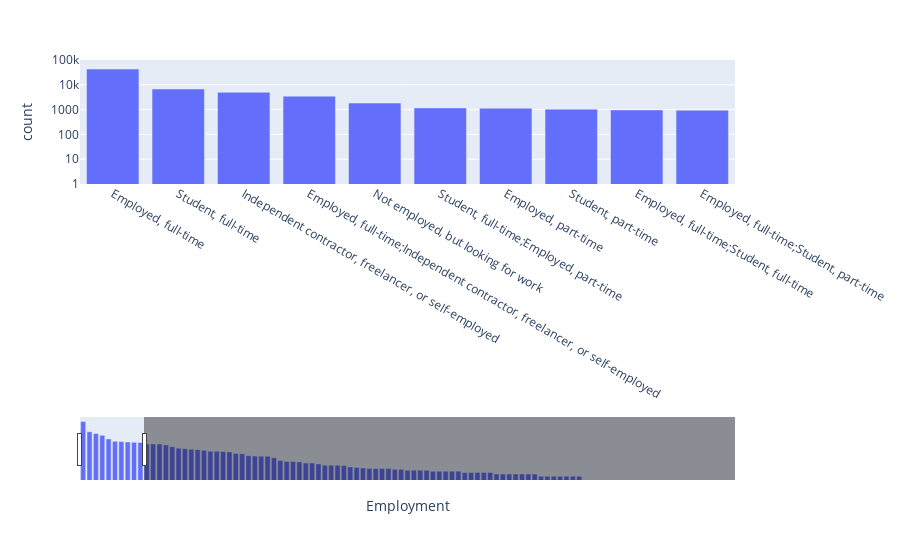

The notebook cell saved with this chart:
### Code cell
figure = px.bar(survey_2022.Employment.value_counts().reset_index(), x="Employment", y="count", log_y=True)

layout_props = dict(
    xaxis=dict(
        range=[-0.5, 9.5],
        rangeslider=dict(visible=True),
        type="category",
    ),
    yaxis=dict(range=[0, 5])
)
figure.update_layout(**layout_props)

### Figure 1 — Plotly figure (JSON) as saved in the notebook; plotly's stock layout.template omitted (floating-point values rounded to 4 significant figures)
{"data": [{"alignmentgroup": "True", "hovertemplate": "Employment=%{x}<br>count=%{y}<extra></extra>", "legendgroup": "", "marker": {"color": "#636efa", "pattern": {"shape": ""}}, "name": "", "offsetgroup": "", "orientation": "v", "showlegend": false, "textposition": "auto", "type": "bar", "x": ["Employed, full-time", "Student, full-time", "Independent contractor, freelancer, or self-employed", "Employed, full-time;Independent contractor, freelancer, or self-employed", "Not employed, but looking for work", "Student, full-time;Employed, part-time", "Employed, part-time", "Student, part-time", "Employed, full-time;Student, full-time", "Employed, full-time;Student, part-time", "Student, full-time;Not employed, but looking for work", "Student, part-time;Employed, part-time", "Not employed, and not looking for work", "I prefer not to say", "Student, full-time;Independent contractor, freelancer, or self-employed", "Independent contractor, freelancer, or self-employed;Employed, part-time", "Retired", "Student, full-time;Not employed, and not looking for work", "Not employed, but looking for work;Independent contractor, freelancer, or self-employed", "Employed, full-time;Employed, part-time", "Student, part-time;Not employed, but looking for work", "Student, part-time;Independent contractor, freelancer, or self-employed", "Employed, full-time;Independent contractor, freelancer, or self-employed;Employed, part-time", "Employed, full-time;Student, part-time;Independent contractor, freelancer, or self-employed", "Student, full-time;Independent contractor, freelancer, or self-employed;Employed, part-time", "Student, full-time;Not employed, but looking for work;Independent contractor, freelancer, or self-employed", "Employed, full-time;Student, full-time;Independent contractor, freelancer, or self-employed", "Student, full-time;Student, part-time", "Student, part-time;Not employed, and not looking for work", "Student, part-time;Independent contractor, freelancer, or self-employed;Employed, part-time", "Student, part-time;Not employed, but looking for work;Independent contractor, freelancer, or self-employed", "Independent contractor, freelancer, or self-employed;Not employed, and not looking for work", "Employed, full-time;Student, full-time;Employed, part-time", "Not employed, but looking for work;Not employed, and not looking for work", "Student, full-time;Independent contractor, freelancer, or self-employed;Not employed, and not looking for work", "Employed, full-time;Student, part-time;Employed, part-time", "Independent contractor, freelancer, or self-employed;Retired", "Student, full-time;Student, part-time;Not employed, but looking for work", "Employed, full-time;Not employed, but looking for work", "Not employed, and not looking for work;Retired", "Not employed, but looking for work;Independent contractor, freelancer, or self-employed;Employed, part-time", "Employed, full-time;Student, full-time;Student, part-time;Not employed, but looking for work;Independent contractor, freelancer, or self-employed;Employed, part-time;Not employed, and not looking for work;Retired", "Employed, part-time;Retired", "Not employed, but looking for work;Employed, part-time", "Employed, full-time;Not employed, but looking for work;Independent contractor, freelancer, or self-employed", "Employed, full-time;Student, full-time;Student, part-time", "Student, full-time;Student, part-time;Independent contractor, freelancer, or self-employed", "Student, full-time;Not employed, but looking for work;Employed, part-time", "Employed, full-time;Student, full-time;Student, part-time;Employed, part-time", "Student, part-time;Independent contractor, freelancer, or self-employed;Not employed, and not looking for work", "Employed, full-time;Student, part-time;Independent contractor, freelancer, or self-employed;Employed, part-time", "Student, part-time;Not employed, but looking for work;Employed, part-time", "Employed, full-time;Student, full-time;Student, part-time;Independent contractor, freelancer, or self-employed;Employed, part-time", "Student, full-time;Not employed, but looking for work;Not employed, and not looking for work", "Student, full-time;Student, part-time;Not employed, and not looking for work", "Student, part-time;Not employed, but looking for work;Not employed, and not looking for work", "Student, full-time;Student, part-time;Not employed, but looking for work;Independent contractor, freelancer, or self-employed", "Employed, full-time;Not employed, and not looking for work", "Employed, full-time;Not employed, but looking for work;Independent contractor, freelancer, or self-employed;Employed, part-time", "Student, full-time;Student, part-time;Employed, part-time", "Employed, full-time;Not employed, but looking for work;Not employed, and not looking for work", "Employed, full-time;Student, full-time;Independent contractor, freelancer, or self-employed;Employed, part-time", "Student, part-time;Retired", "Student, part-time;Not employed, but looking for work;Independent contractor, freelancer, or self-employed;Employed, part-time", "Employed, full-time;Independent contractor, freelancer, or self-employed;Retired", "Not employed, but looking for work;Independent contractor, freelancer, or self-employed;Retired", "Employed, full-time;Student, part-time;Not employed, but looking for work", "Employed, full-time;Not employed, but looking for work;Employed, part-time", "Not employed, but looking for work;Independent contractor, freelancer, or self-employed;Not employed, and not looking for work", "Student, part-time;Not employed, but looking for work;Independent contractor, freelancer, or self-employed;Not employed, and not looking for work", "Not employed, but looking for work;Retired", "Student, full-time;Student, part-time;Not employed, but looking for work;Independent contractor, freelancer, or self-employed;Not employed, and not looking for work", "Student, full-time;Student, part-time;Independent contractor, freelancer, or self-employed;Employed, part-time", "Employed, full-time;Student, full-time;Not employed, but looking for work", "Employed, full-time;Student, full-time;Student, part-time;Not employed, but looking for work;Independent contractor, freelancer, or self-employed;Employed, part-time;Not employed, and not looking for work", "Student, full-time;Not employed, but looking for work;Independent contractor, freelancer, or self-employed;Employed, part-time", "Employed, full-time;Student, full-time;Student, part-time;Independent contractor, freelancer, or self-employed", "Student, full-time;Retired", "Employed, full-time;Retired", "Employed, full-time;Student, full-time;Student, part-time;Independent contractor, freelancer, or self-employed;Retired", "Student, part-time;Not employed, but looking for work;Retired", "Independent contractor, freelancer, or self-employed;Employed, part-time;Not employed, and not looking for work", "Not employed, but looking for work;Employed, part-time;Retired", "Independent contractor, freelancer, or self-employed;Not employed, and not looking for work;Retired", "Employed, full-time;Independent contractor, freelancer, or self-employed;Not employed, and not looking for work", "Student, part-time;Independent contractor, freelancer, or self-employed;Employed, part-time;Not employed, and not looking for work", "Employed, full-time;Student, full-time;Not employed, but looking for work;Independent contractor, freelancer, or self-employed", "Employed, full-time;Student, full-time;Student, part-time;Not employed, but looking for work;Employed, part-time", "Student, full-time;Student, part-time;Not employed, but looking for work;Not employed, and not looking for work", "Student, full-time;Independent contractor, freelancer, or self-employed;Retired", "Employed, full-time;Student, full-time;Student, part-time;Not employed, but looking for work;Independent contractor, freelancer, or self-employed;Employed, part-time;Retired", "Employed, full-time;Student, full-time;Independent contractor, freelancer, or self-employed;Not employed, and not looking for work", "Employed, full-time;Student, full-time;Not employed, but looking for work;Employed, part-time", "Student, full-time;Student, part-time;Not employed, but looking for work;Independent contractor, freelancer, or self-employed;Employed, part-time;Not employed, and not looking for work;Retired", "Employed, full-time;Student, full-time;Independent contractor, freelancer, or self-employed;Employed, part-time;Not employed, and not looking for work", "Employed, full-time;Student, part-time;Not employed, but looking for work;Independent contractor, freelancer, or self-employed;Employed, part-time", "Employed, full-time;Student, full-time;Student, part-time;Not employed, but looking for work;Employed, part-time;Not employed, and not looking for work", "Independent contractor, freelancer, or self-employed;Employed, part-time;Retired", "Student, part-time;Independent contractor, freelancer, or self-employed;Retired", "Employed, full-time;Independent contractor, freelancer, or self-employed;Employed, part-time;Not employed, and not looking for work", "Employed, full-time;Student, full-time;Retired", "Employed, part-time;Not employed, and not looking for work", "Student, part-time;Independent contractor, freelancer, or self-employed;Employed, part-time;Retired"], "xaxis": "x", "y": [42962, 6756, 4978, 3486, 1831, 1168, 1132, 1045, 972, 946, 729, 721, 717, 611, 441, 338, 305, 274, 257, 228, 195, 191, 183, 170, 128, 119, 85, 79, 78, 78, 59, 35, 30, 29, 27, 22, 22, 19, 15, 15, 15, 14, 11, 10, 9, 8, 8, 8, 8, 7, 7, 6, 6, 6, 6, 5, 5, 5, 5, 5, 4, 4, 4, 4, 4, 3, 3, 3, 3, 3, 3, 3, 2, 2, 2, 2, 2, 2, 2, 1, 1, 1, 1, 1, 1, 1, 1, 1, 1, 1, 1, 1, 1, 1, 1, 1, 1, 1, 1, 1, 1, 1, 1], "yaxis": "y"}], "layout": {"barmode": "relative", "legend": {"tracegroupgap": 0}, "margin": {"t": 60}, "xaxis": {"anchor": "y", "domain": [0, 1], "range": [-0.5, 9.5], "rangeslider": {"visible": true}, "title": {"text": "Employment"}, "type": "category"}, "yaxis": {"anchor": "x", "domain": [0, 1], "range": [0, 5], "title": {"text": "count"}, "type": "log"}}}
